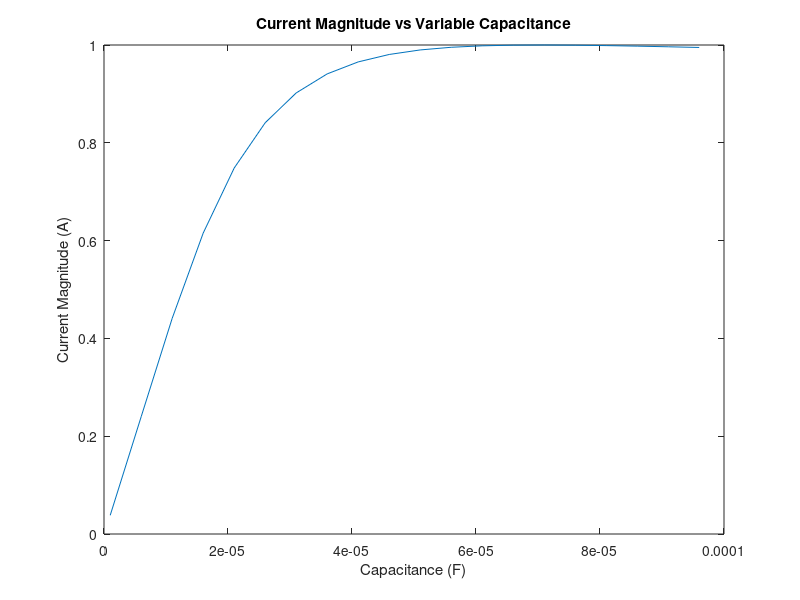

The MATLAB source for this figure: (Note: this script raises an error after producing the figure.)
v = 100;
w = 60 * 2 * pi;
R = 100;
C = 10e-6;
L = 10e-3:10e-3:1;

current = v ./ (sqrt(R^2 + ((w*L) - (1/(w*C))).^2));
xL = w .* L;
xC = 1 / (w*C);
vL = abs(current .* (i*w*L));
vC = abs(current * (i*(1/(w*C))));
vR = abs(current * R);
% 
% figure(1);
% plot(L,current);
% title("Current Magnitude vs Variable Inductance");
% xlabel("Inductance (H)");
% ylabel("Current Magnitude (A)");
% 
% 
% figure(2);
% semilogy(L,xL);
% hold on 
% yline(xC);
% hold off
% title("Component Reactance Magnitude vs Variable Inductance");
% xlabel("Inductance (H)");
% ylabel("Component Reactance Magnitude (Ohms)");
% legend("xL", "xC");
% 
% figure(3);
% hold on 
% semilogx(L,vL);
% hold on 
% semilogx(L,vC);
% hold on
% semilogx(L, vR);
% hold off
% legend ("vL", "vC", "vR");
% title("Component Voltage Magnitude vs Variable Inductance");
% xlabel("Inductance (H)");
% ylabel("Component Voltage Magnitude (V)");


C = 1e-6:(1e-6 * 5): 100e-6;
L = 100e-3;

current = v ./ (sqrt(R^2 + ((w*L) - (1./(w*C))).^2));
xL = w * L;
xC = 1 ./ (w*C);
vL = abs(current * (i*w*L));
vC = abs(current .* (i*(1./(w*C))));
vR = abs(current * R);

figure(4);
plot(C,current);
title("Current Magnitude vs Variable Capacitance");
xlabel("Capacitance (F)");
ylabel("Current Magnitude (A)");


figure(5);
yline(xL);
hold on 
semilogy(C,xC);
hold off
title("Component Reactance Magnitude vs Variable Capacitance");
xlabel("Capacitance (F)");
ylabel("Component Reactance Magnitude (Ohms)");
legend("xL", "xC");

figure(6);
hold on 
semilogx(C,vL);
hold on 
semilogx(C,vC);
hold on
semilogx(C, vR);
hold off
legend ("vL", "vC", "vR");
title("Component Voltage Magnitude vs Variable Capacitance");
xlabel("Capacitance (F)");
ylabel("Component Voltage Magnitude (V)");

